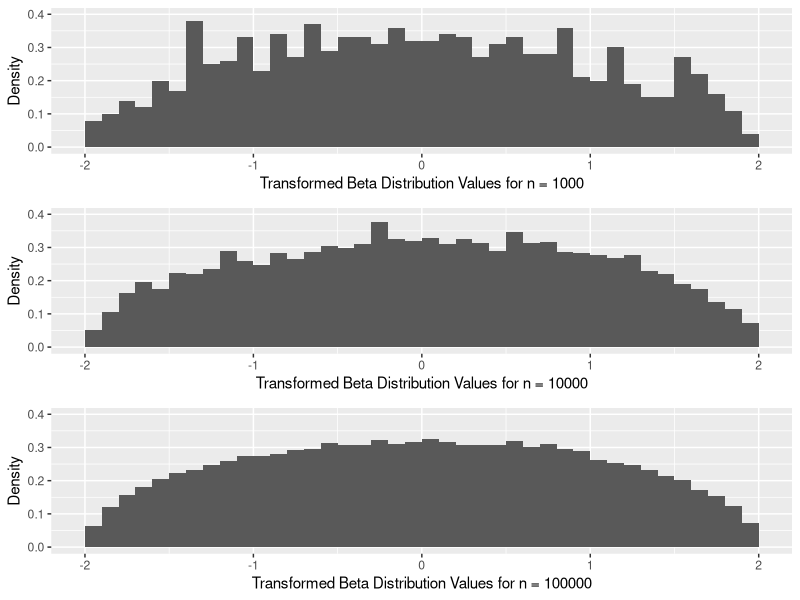

Write the R code that produced this figure. (Note: this script raises an error after producing the figure.)
################################################################################
# This script investigates the claim from Wikipedia that the semicircle
# distribution coincides with a scaled and shifted beta distribution.
#
# https://en.wikipedia.org/wiki/Wigner_semicircle_distribution
#
# "If Y is a beta-distributed random variable with parameters α = β = 3⁄2,
# then the random variable 2RY – R exhibits a Wigner semicircle distribution
# with radius R."
################################################################################

library(ggplot2)
library(gridExtra)

# Create random variable transformations
set.seed(1234)

R <- 2

# n = 1000
Y1 <- rbeta(1000, (3 / 2), (3 / 2))
U1 <- 2 * R * Y1 - R
U1_df <- data.frame(U1_vals = U1)

# n = 10000
Y2 <- rbeta(10000, (3 / 2), (3 / 2))
U2 <- 2 * R * Y2 - R
U2_df <- data.frame(U2_vals = U2)

# n = 100000
Y3 <- rbeta(100000, (3 / 2), (3 / 2))
U3 <- 2 * R * Y3 - R
U3_df <- data.frame(U3_vals = U3)

# Create histograms
g1 <- ggplot(U1_df, aes(U1_vals)) +
  geom_histogram(aes(y = after_stat(density)), breaks = seq(-2, 2, by = 0.1)) +
  scale_y_continuous("Density", breaks = seq(0, 0.4, by = 0.1), limits = c(0, 0.4)) +
  xlab("Transformed Beta Distribution Values for n = 1000")

g2 <- ggplot(U2_df, aes(U2_vals)) +
  geom_histogram(aes(y = after_stat(density)), breaks = seq(-2, 2, by = 0.1)) +
  scale_y_continuous("Density", breaks = seq(0, 0.4, by = 0.1), limits = c(0, 0.4)) +
  xlab("Transformed Beta Distribution Values for n = 10000")

g3 <- ggplot(U3_df, aes(U3_vals)) +
  geom_histogram(aes(y = after_stat(density)), breaks = seq(-2, 2, by = 0.1)) +
  scale_y_continuous("Density", breaks = seq(0, 0.4, by = 0.1), limits = c(0, 0.4)) +
  xlab("Transformed Beta Distribution Values for n = 100000")

jpeg("Plots/BetaTrans_NoCurve.jpeg", width = 600, height = 600)

grid.arrange(g1, g2, g3)

dev.off()

# Add semicircle distribution densities
g1 <- g1 +
  stat_function(fun = dsemicircle, args = R, lwd = 1.5, color = "red")

g2 <- g2 +
  stat_function(fun = dsemicircle, args = R, lwd = 1.5, color = "red")

g3 <- g3 +
  stat_function(fun = dsemicircle, args = R, lwd = 1.5, color = "red")

jpeg("Plots/BetaTrans.jpeg", width = 600, height = 600)

grid.arrange(g1, g2, g3)

dev.off()

jpeg("Plots/BetaTrans_QQ.jpeg", width = 600, height = 600)

# Check with a QQ plot
par(mfrow = c(3, 1))

theoretical1 <- qsemicircle(ppoints(1000), R)
qqplot(U1, theoretical1, main = "QQ Plot of Shifted Beta vs Theoretical Semicircle for n = 1000",
       xlab = "Shifted Beta", ylab = "Theoretical Semicircle", cex = 2)
abline(a = 0, b = 1, col = "red")

theoretical2 <- qsemicircle(ppoints(10000), R)
qqplot(U2, theoretical2, main = "QQ Plot of Shifted Beta vs Theoretical Semicircle for n = 10000",
       xlab = "Shifted Beta", ylab = "Theoretical Semicircle", cex = 2)
abline(a = 0, b = 1, col = "red")

theoretical3 <- qsemicircle(ppoints(100000), R)
qqplot(U3, theoretical3, main = "QQ Plot of Shifted Beta vs Theoretical Semicircle for n = 100000",
       xlab = "Shifted Beta", ylab = "Theoretical Semicircle", cex = 2)
abline(a = 0, b = 1, col = "red")

dev.off()

# The claim seems to be confirmed!
